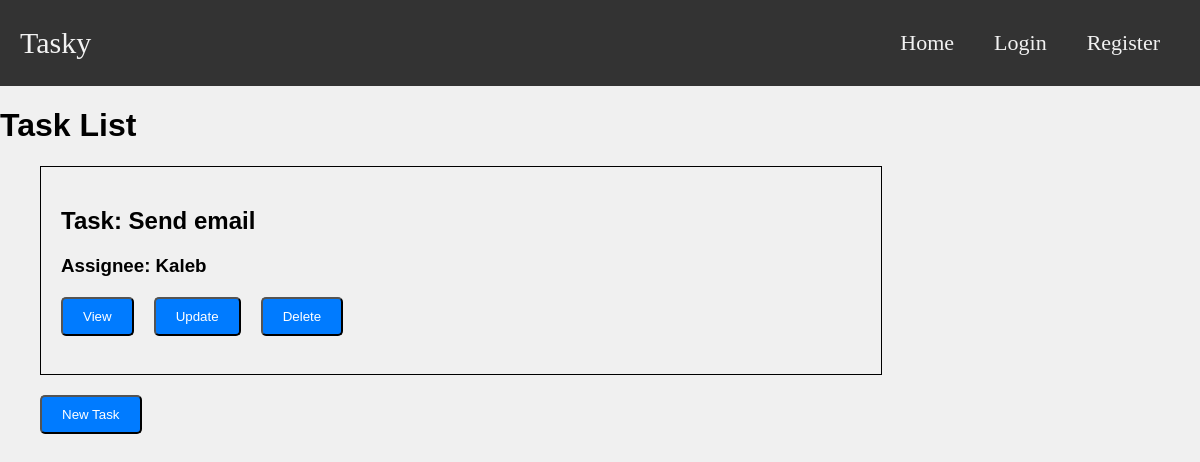
The page /tasks/ on the database as committed earlier.
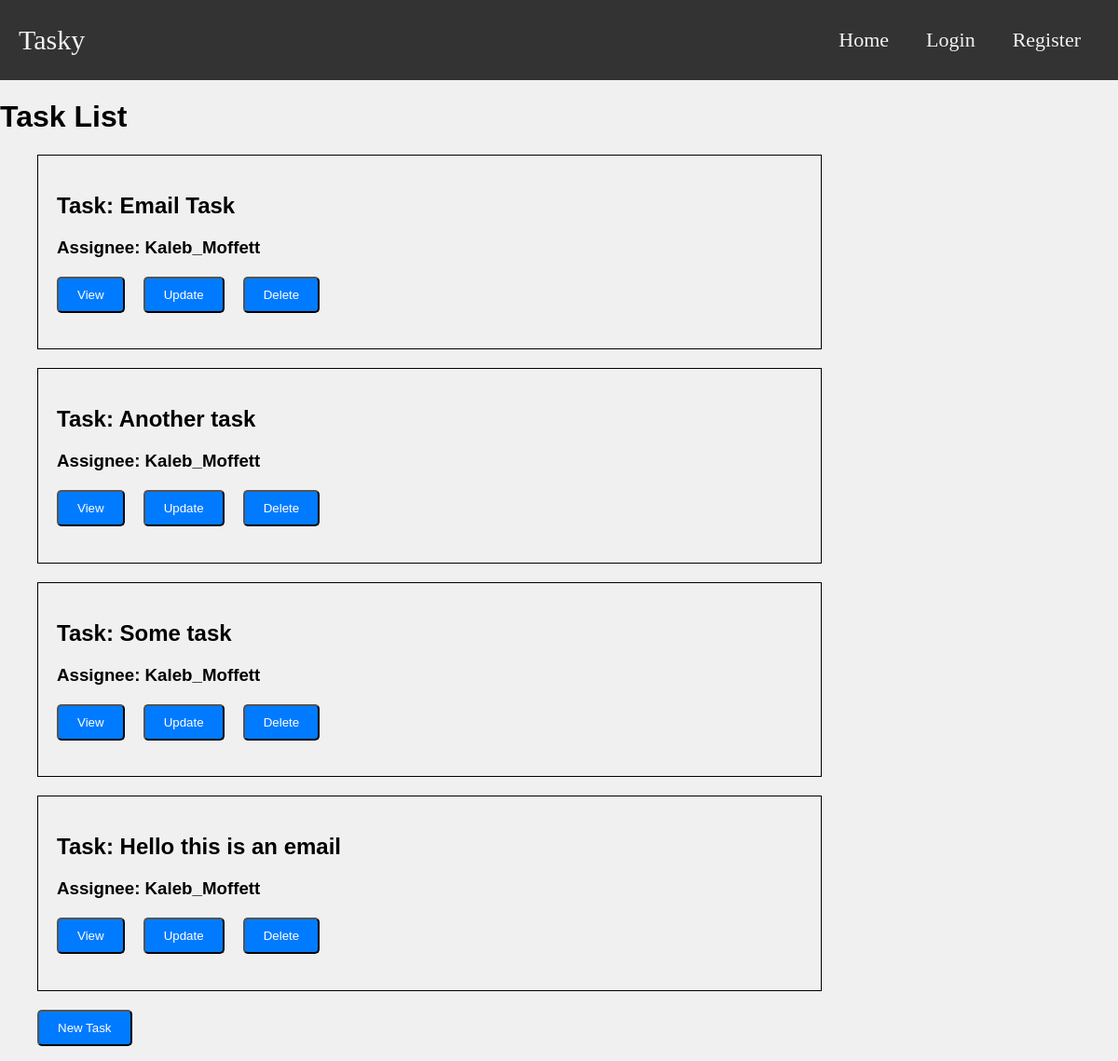
The same page on the database as committed later.
### task_manager_app/models.py (models this page shows, shortened)
class Task(models.Model):
    title = models.CharField(max_length=200, blank=False)
    description = models.TextField(max_length=200, blank=False)
    due_date = models.DateField(blank=False)
    completion_stage = models.CharField(max_length=200, choices=[('Not Started', 'Not Started'),
                                                                 ('Working On', 'Working On'),
                                                                 ('Completed', 'Completed')], blank=False)
    email_sent = models.BooleanField(blank=True, default=False)
    '''
        One-to-Many Relationship
        Each Task has a ForeignKey relationship with TeamMember
        to represent the team member assigned to that task
    '''
    assignee = models.ForeignKey(TeamMember, on_delete=models.SET_NULL, null=True, related_name='tasks')
    def get_absolute_url(self):
        return reverse('task-detail', args=[str(self.id)])

class TeamMember(models.Model):
    name = models.CharField(max_length=200)
    team = models.ForeignKey(Team, on_delete=models.CASCADE, related_name='members')
    user = models.OneToOneField(User, null=True, on_delete=models.CASCADE)

### task_manager_app/views.py (the view)
# urls.py: path('tasks/', views.TaskListView.as_view(), name = 'task-list'),
class TaskListView(generic.ListView):
    model = Task

### task_manager_app/templates/task_manager_app/task_list.html (shortened to what this page needs)
{% extends "task_manager_app/base_template.html" %}
{% block content %}
    <h1>Task List</h1>
    {% if task_list %}
        <ul>
            {% for task in task_list %}
                <div class="container-left">
                    <h2> Task: {{ task.title }} </h2>
                    <h3> Assignee: {{ task.assignee.name }}
                    <div class="button-layout">
                        <a href="{{ task.get_absolute_url }}">
                            <button class="btn">View</button>
                        </a>
                        <a class="nav-link" aria-current="page" href="{% url 'task-update' task.id %}">
                            <button class="btn">Update</button>
                        </a>
                        <a class="nav-link" aria-current="page" href="{% url 'task-delete' task.id %}">
                            <button class="btn">Delete</button>
                        </a>
                    </div>
                </div>
            {% endfor %}
            <a href="{% url 'task-create' %}">
                <button class="btn">New Task</button>
            </a>
        </ul>
    {% else %}
        <p>There are no tasks registered.</p>
        <a href="{% url 'task-create' %}">
            <button class="btn">New Task</button>
        </a>
    {% endif %}
{% endblock %}

Rows that differ between the two databases and show on the page:
removed Task: title "Send email", assignee.name "Kaleb"
added Task: title "Email Task", assignee.name "Kaleb_Moffett"
added Task: title "Another task", assignee.name "Kaleb_Moffett"
added Task: title "Some task", assignee.name "Kaleb_Moffett"
added Task: title "Hello this is an email", assignee.name "Kaleb_Moffett"
